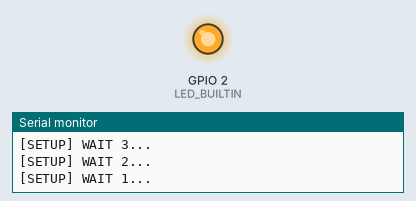
A sketch run on a simulated ESP8266 (NodeMCU). Parts: output pins drawn as LEDs (lit = HIGH, except the on-board LED, lit = LOW), the last lines printed to the serial monitor. Dashed ring = blinking. WiFi joins after 1.5 s; servers stay silent unless stated.

Above: at 1.5 s.
At 2.9 s:
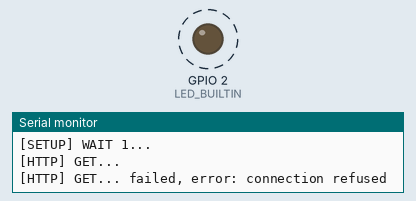
Timing chart, 0 to 3.4 s (numbered marks = the images above):
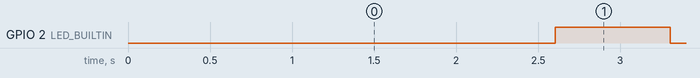

The sketch:

janus.ino
```cpp
#include <Arduino.h>
#include <ESP8266WiFi.h>s
#include <ESP8266WiFiMulti.h>
#include <ESP8266HTTPClient.h>
#include <WiFiClient.h>

ESP8266WiFiMulti WiFiMulti;

void setup() {

  Serial.begin(115200);
  // Serial.setDebugOutput(true);

  pinMode(LED_BUILTIN, OUTPUT);

  for (uint8_t t = 4; t > 0; t--) {
    Serial.printf("[SETUP] WAIT %d...\n", t);
    Serial.flush();
    delay(100);
  }

  WiFi.mode(WIFI_STA);
  WiFiMulti.addAP("Stadium Village", "");

}

void loop() {
  // wait for WiFi connection
  if ((WiFiMulti.run() == WL_CONNECTED)) {

    WiFiClient client;

    HTTPClient http;

    if (http.begin(client, "http://jigsaw.w3.org/HTTP/connection.html")) {  // HTTP


      Serial.print("[HTTP] GET...\n");
      // start connection and send HTTP header
      int httpCode = http.GET();

      // httpCode will be negative on error
      if (httpCode > 0) {
        // HTTP header has been send and Server response header has been handled
        Serial.printf("[HTTP] GET... code: %d\n", httpCode);

        // file found at server
        if (httpCode == HTTP_CODE_OK || httpCode == HTTP_CODE_MOVED_PERMANENTLY) {
          String payload = http.getString();
          Serial.println(payload);
        }
      } else {
        Serial.printf("[HTTP] GET... failed, error: %s\n", http.errorToString(httpCode).c_str());
      }
      http.end();
      digitalWrite(LED_BUILTIN, LOW);
      delay(500);
      digitalWrite(LED_BUILTIN, HIGH);
      delay(500);
    } else {
      Serial.println("[HTTP} Unable to connect\n");
      digitalWrite(LED_BUILTIN, LOW);
      delay(200);
      digitalWrite(LED_BUILTIN, HIGH);
      delay(200);
    }
  }
}
```

Measured:
- by itself, GPIO 2 (LED_BUILTIN): alternates HIGH for 0.70 s and LOW for 0.50 s
